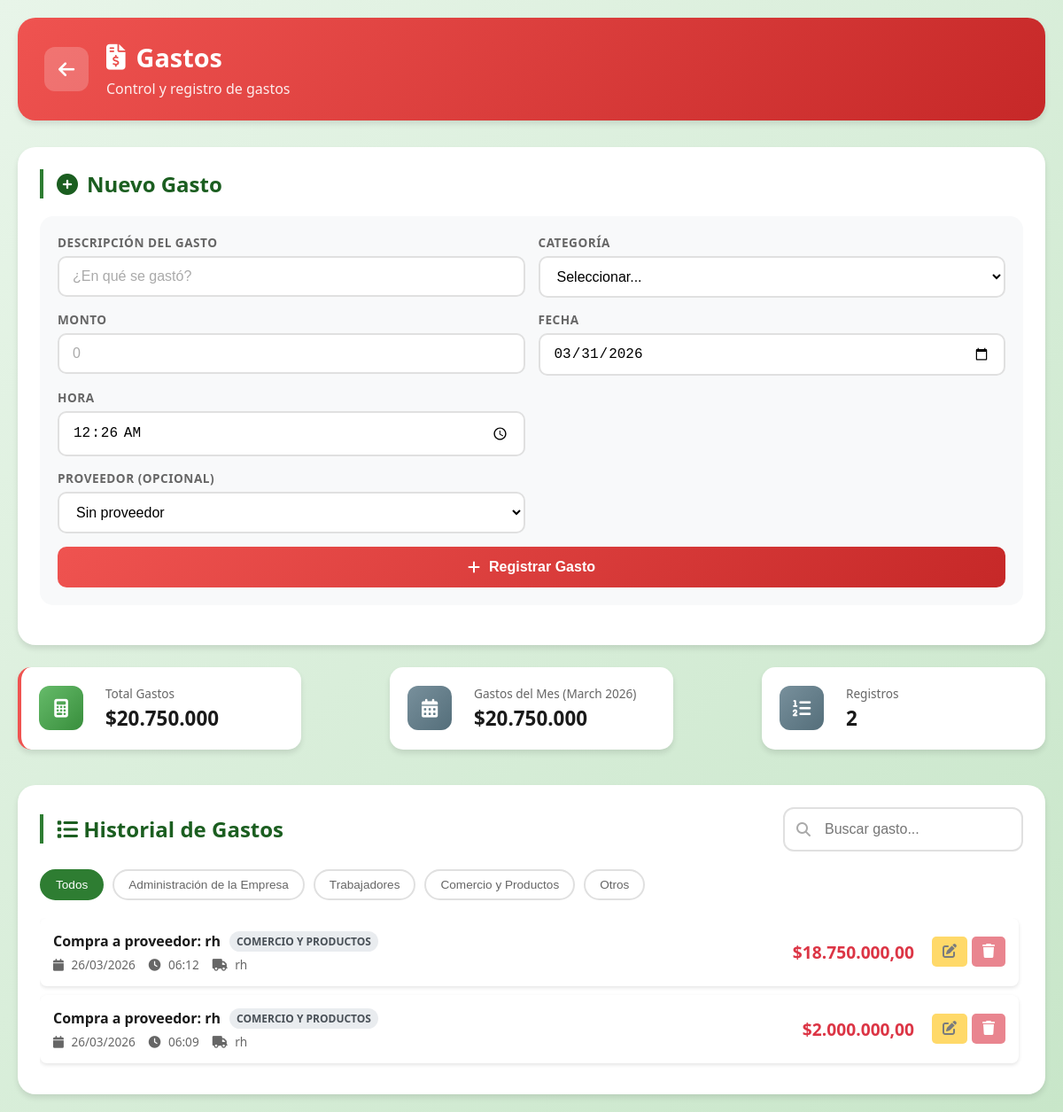
The app's page /gastos/ (signed in), older data.
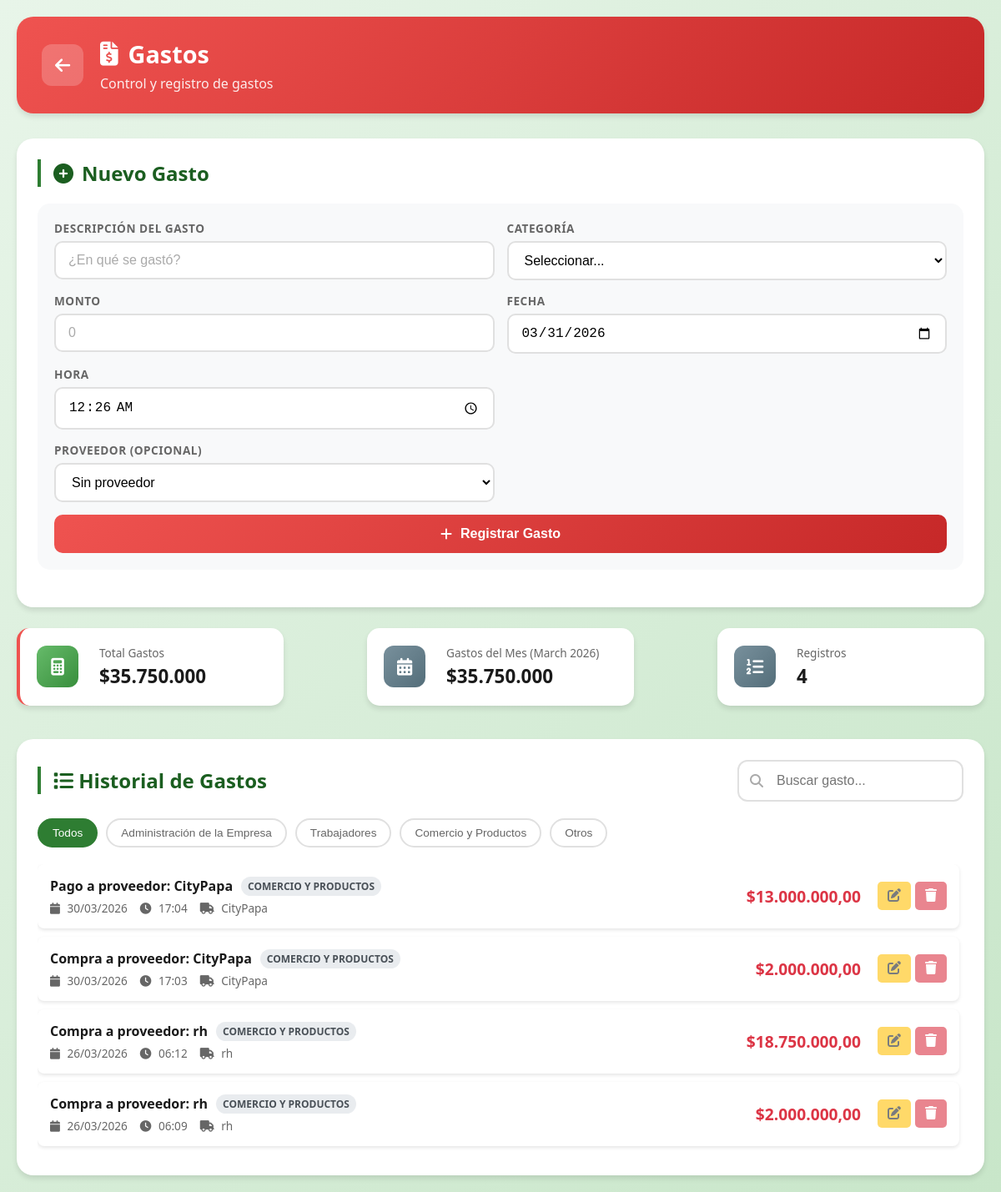
The same page, newer data.
### apps/gastos/models.py (models this page shows, shortened)
class Gastos(models.Model):
    CATEGORIA_CHOICES = [
        ('administracion', 'Administración de la Empresa'),
        ('trabajadores', 'Trabajadores'),
        ('comercio_productos', 'Comercio y Productos'),
        ('otros', 'Otros'),
    ]
    idGasto = models.AutoField(primary_key=True)
    descripcion = models.CharField(max_length=255)
    monto = models.DecimalField(max_digits=20, decimal_places=2)
    fecha = models.DateTimeField(default=timezone.now)
    categoria = models.CharField(
        max_length=20,
        choices=CATEGORIA_CHOICES,
        default='otros'
    )
    proveedor = models.ForeignKey(
        Proveedores,
        on_delete=models.SET_NULL,
        null=True,
        blank=True
    )
    class Meta:
        ordering = ['-fecha']

### apps/proveedores/models.py (models this page shows, shortened)
class Proveedores(models.Model):
    idProveedor = models.AutoField(primary_key=True)
    nombre = models.CharField(max_length=100)
    telefono = models.CharField(max_length=100)
    inicial = models.DecimalField(max_digits=10, decimal_places=2, default=0)
    saldo = models.DecimalField(max_digits=10, decimal_places=2, default=0)

### apps/gastos/views.py (the view)
# urls.py: path('', views.gastos_list, name='gastos'),
def gastos_list(request):
    gastos = Gastos.objects.all()
    proveedores = Proveedores.objects.all()
    hoy = timezone.now().date()
    mes_actual = hoy.month
    ano_actual = hoy.year
    total_gastos = gastos.aggregate(total=Sum('monto'))['total'] or 0
    gastos_mes_actual = gastos.filter(fecha__month=mes_actual, fecha__year=ano_actual).aggregate(total=Sum('monto'))['total'] or 0
    cantidad_gastos = gastos.count()
    gastos_por_categoria = {}
    for categoria, nombre in Gastos.CATEGORIA_CHOICES:
        total = gastos.filter(categoria=categoria).aggregate(total=Sum('monto'))['total'] or 0
        gastos_por_categoria[categoria] = {
            'nombre': nombre,
            'total': total
        }
    context = {
        'gastos': gastos,
        'proveedores': proveedores,
        'total_gastos': total_gastos,
        'gastos_mes_actual': gastos_mes_actual,
        'cantidad_gastos': cantidad_gastos,
        'gastos_por_categoria': gastos_por_categoria,
        'categorias': Gastos.CATEGORIA_CHOICES,
        'mes_actual': hoy.strftime('%B %Y'),  # Nombre del mes y año
    }
    return render(request, 'gastos.html', context)

### apps/gastos/templates/gastos.html (shortened to what the changed rows need)
{% load static %}
<!DOCTYPE html>
<html lang="es">
<head>
    <link rel="stylesheet" href="{% static 'css/style.css' %}">
    <link rel="stylesheet" href="https://cdnjs.cloudflare.com/ajax/libs/font-awesome/6.5.1/css/all.min.css">
</head>
<body>
    <div class="container">
        <header class="page-header gastos-header">
            <div class="header-info">
                <h1><i class="fas fa-file-invoice-dollar"></i> Gastos</h1>
            </div>
        </header>
        <section class="form-section">
            <h2 class="section-title"><i class="fas fa-plus-circle"></i> Nuevo Gasto</h2>
        </section>
        <section class="resumen-section">
            <div class="resumen-card gastos-card">
                <div class="resumen-info">
                    <span class="resumen-label">Total Gastos</span>
                    <span class="resumen-valor" id="totalGastos">${{ total_gastos }}</span>
                </div>
            </div>
            <div class="resumen-card">
                <div class="resumen-info">
                    <span class="resumen-label">Gastos del Mes ({{ mes_actual }})</span>
                    <span class="resumen-valor" id="gastosMes">${{ gastos_mes_actual }}</span>
                </div>
            </div>
            <div class="resumen-card">
                <div class="resumen-info">
                    <span class="resumen-label">Registros</span>
                    <span class="resumen-valor" id="cantidadGastos">{{ cantidad_gastos }}</span>
                </div>
            </div>
        </section>
        <section class="lista-section">
            <div class="lista-header">
                <h2 class="section-title"><i class="fas fa-list"></i> Historial de Gastos</h2>
            </div>
            <div class="filtros-container">
                <button class="filtro-btn active" data-filtro="todos" onclick="filtrarCategoria('todos', this)">Todos</button>
                {% for value, nombre in categorias %}
                <button class="filtro-btn" data-filtro="{{ value }}" onclick="filtrarCategoria('{{ value }}', this)">{{ nombre }}</button>
                {% endfor %}
            </div>
            <div class="lista-container" id="listaGastos">
                {% if gastos %}
                {% for gasto in gastos %}
                <div class="item-card gasto-item" data-categoria="{{ gasto.categoria }}">
                    <div class="item-info">
                        <div class="item-header">
                            <h3>{{ gasto.descripcion }}</h3>
                            <span class="badge {{ gasto.categoria }}">{{ gasto.get_categoria_display }}</span>
                        </div>
                        <div class="item-details">
                            <span><i class="fas fa-calendar"></i> {{ gasto.fecha|date:"d/m/Y" }}</span>
                            <span><i class="fas fa-clock"></i> {{ gasto.fecha|time:"H:i" }}</span>
                            {% if gasto.proveedor %}
                            <span><i class="fas fa-truck"></i> {{ gasto.proveedor.nombre }}</span>
                            {% endif %}
                        </div>
                    </div>
                    <div class="item-monto">
                        <span class="monto">${{ gasto.monto }}</span>
                    </div>
                    <div class="item-acciones">
                        <button class="btn-editar" onclick="abrirModalEditar({{ gasto.idGasto }}, '{{ gasto.descripcion }}', '{{ gasto.categoria }}', '{{ gasto.monto }}', '{{ gasto.fecha|date:'Y-m-d' }}', '{{ gasto.fecha|time:'H:i' }}', '{{ gasto.proveedor.idProveedor|default:'' }}')">
                            <i class="fas fa-edit"></i>
                        </button>
                        <form action="{% url 'gastos_eliminar' gasto.idGasto %}" method="POST" style="display: inline;" onsubmit="return confirm('¿Estás seguro de eliminar este gasto?')">
                            <button type="submit" class="btn-eliminar">
                                <i class="fas fa-trash"></i>
                            </button>
                        </form>
                    </div>
                </div>
                {% endfor %}
                {% else %}
                <p class="empty-message">No hay gastos registrados</p>
                {% endif %}
            </div>
        </section>
    </div>
</body>
</html>

Row changes from the older to the newer data that the page shows:
added Gastos: descripcion "Pago a proveedor: CityPapa", categoria "COMERCIO Y PRODUCTOS", fecha "30/03/2026", fecha "17:04", proveedor.nombre "CityPapa", monto "13.000.000,00"
added Gastos: descripcion "Compra a proveedor: CityPapa", categoria "COMERCIO Y PRODUCTOS", fecha "30/03/2026", fecha "17:03", proveedor.nombre "CityPapa", monto "2.000.000,00"
Text that changed along with them:
{{ total_gastos }}: "20.750.000" → "35.750.000"
{{ gastos_mes_actual }}: "20.750.000" → "35.750.000"
{{ cantidad_gastos }}: "2" → "4"
